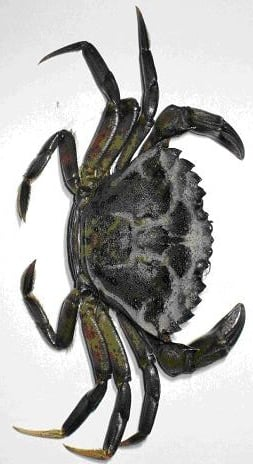
#> input picture vehicle/crabs/european_green_crab.jpg, 253 x 464 px
$ python -i crab_detector.py   (imports and definitions only)
#> lines starting #> are read from the running program, lines starting #| are printed output that depends on the picture
"""
Invasive European Green Crab Detector
======================================
Detects and counts invasive European Green Crabs on the competition board,
distinguishing them from native Rock crabs and Jonah's crabs.

Visual signatures exploited:
  European Green Crab  -- Very dark/black body; subtle olive-green hue; wide
                          thick claws; spiky carapace edge; white patches right
                          at the spike tips (bimodal brightness distribution)
  Rock Crab (native)   -- Uniform warm orange-brown; smooth rounded carapace;
                          no spikes; proportional claws
  Jonah's Crab (native)-- Orange-brown body (lighter); BLACK claw tips on
                          otherwise warm body; long thin legs; smooth carapace

Pipeline:
  1. HSV blob detection  -- dark_not_blue mask finds all crabs regardless of
                            species, angle, or scale; background excluded by
                            blue-hue filter
  2. Feature extraction  -- darkness ratio, warm-hue ratio, bimodal V
                            (dark body + white spike patches), black-on-warm
                            (Jonah tip signature)
  3. Rule-based classify -- dark_pixel_sat is the primary discriminator:
                            achromatic black (green crab) vs coloured brown
                            (native crabs)
  4. ORB confirmation    -- optional keypoint vote on large blobs
  5. IoU deduplication   -- NMS keeps highest-confidence detection per region

Competition robustness:
  - Blue-hue exclusion  removes dark pool background; no board-isolation needed
  - White-pixel masking removes lamination glare from color stats
  - Morphological close bridges leg gaps; open removes corrugation noise
  - Aspect-ratio + fill-ratio filters discard tether shadows and board edges
  - preprocess_underwater() corrects blue/green tint before detect()

Reference images must live in a crabs/ subdirectory relative to this file
(or the directory passed as reference_dir).
"""

import cv2
import numpy as np
import os
from dataclasses import dataclass, field
from typing import List, Tuple, Optional


# ---------------------------------------------------------------------------
# Data types
# ---------------------------------------------------------------------------

@dataclass
class Detection:
    bbox: Tuple[int, int, int, int]    # (x, y, w, h) frame pixels
    species: str
    confidence: float                   # 0.0 - 1.0
    is_invasive: bool
    method: str                         # 'color' | 'hybrid'
    features: dict = field(default_factory=dict)


# ---------------------------------------------------------------------------
# Detector
# ---------------------------------------------------------------------------

class CrabDetector:

    # ---- Blob detection (HSV segmentation) ---------------------------------
    DARK_V_THRESH   = 110   # V < this counts as dark pixel
    VERY_DARK_V     = 75    # V < this: hue unreliable, include unconditionally
    BLUE_H_MIN      = 85    # blue background hue range (OpenCV 0-180)
    BLUE_H_MAX      = 135
    BLUE_S_MIN      = 150   # only exclude genuinely saturated blue
    MORPH_OPEN_K    = 3     # noise removal kernel
    MORPH_CLOSE_K   = 18    # gap-filling kernel (bridges crab leg gaps)
    MIN_BLOB_AREA   = 650   # px² minimum contour area
    MAX_BLOB_AREA   = 95_000
    MIN_BLOB_DIM    = 35    # minimum width AND height in px
    EDGE_MARGIN     = 3     # px from frame edge to trigger edge check
    EDGE_THIN_MAX   = 68    # max thin-dimension for edge blobs to be rejected
    MIN_ASPECT      = 0.22  # w/h
    MAX_ASPECT      = 4.0
    REGION_PAD      = 12    # px of context padding around each blob

    # ---- Classification features -------------------------------------------
    WHITE_V_THRESH  = 215   # V above this = white background / lamination glare
    DARK_V_PIXEL    = 100   # pixel counts as "dark" if V < this
    DARK_S_MAX      = 35    # max mean S of dark pixels for green crab
                            # (achromatic black < 35; coloured dark-brown > 50)
    GREEN_DARK_MIN  = 0.20  # min dark-pixel fraction
    GREEN_MEAN_V    = 150   # max mean-V of non-white pixels
    GREEN_WARM_MAX  = 0.05  # max warm hue fraction

    REFERENCE_FRAME_S = 22.0   # typical mean S of a balanced frame

    BIMODAL_DARK_F  = 0.18
    BIMODAL_LIGHT_F = 0.05

    WARM_H_MIN      = 7
    WARM_H_MAX      = 28
    WARM_S_MIN      = 55
    WARM_V_MIN      = 45
    WARM_V_MAX      = 215

    JONAH_TIP_DARK  = 0.07
    JONAH_WARM_MIN  = 0.20

    MIN_CONFIDENCE  = 0.30

    # ---- ORB confirmation ---------------------------------------------------
    MIN_ORB_AREA    = 45_000
    ORB_MIN_MATCHES = 7
    ORB_RATIO       = 0.75
    ORB_WEIGHT      = 0.28

    # ---- Deduplication ------------------------------------------------------
    IOU_THRESH      = 0.38

    # ---- Display ------------------------------------------------------------
    COLORS_BGR = {
        'european_green_crab': (0,   220,   0),
        'native_rock_crab':    (0,   150, 255),
        'native_jonah_crab':   (255, 110,   0),
        'native_crab':         (0,   150, 255),
    }
    LABELS = {
        'european_green_crab': 'Green Crab (INVASIVE)',
        'native_rock_crab':    'Rock Crab',
        'native_jonah_crab':   "Jonah's Crab",
        'native_crab':         'Native Crab',
    }

    # -------------------------------------------------------------------------

    def __init__(self, reference_dir: Optional[str] = None):
        base = reference_dir or os.path.dirname(os.path.abspath(__file__))

        self.orb   = cv2.ORB_create(nfeatures=1000)
        idx_p      = dict(algorithm=6, table_number=6, key_size=12, multi_probe_level=1)
        self.flann = cv2.FlannBasedMatcher(idx_p, dict(checks=50))
        self.clahe         = cv2.createCLAHE(clipLimit=2.0, tileGridSize=(8, 8))
        self.clahe_enhance = cv2.createCLAHE(clipLimit=3.0, tileGridSize=(4, 4))

        species_paths = {
            'european_green_crab': 'crabs/european_green_crab.jpg',
            'native_rock_crab':    'crabs/native_rock_crab.jpg',
            'native_jonah_crab':   'crabs/native_jonah_crab.jpg',
        }
        self.refs = {}
        for name, rel in species_paths.items():
            path = os.path.join(base, rel)
            img  = cv2.imread(path)
            if img is None:
                raise FileNotFoundError(f"Reference image not found: {path}")
            gray    = self.clahe.apply(cv2.cvtColor(img, cv2.COLOR_BGR2GRAY))
            kp, des = self.orb.detectAndCompute(gray, None)
            self.refs[name] = {
                'img': img, 'kp': kp, 'des': des,
                'invasive': name == 'european_green_crab',
            }

        print(f"[CrabDetector] Ready -- {len(self.refs)} species loaded.")

    # =========================================================================
    # Frame enhancement (optional)
    # =========================================================================

    # [334 lines left out: functions _enhance_frame, _build_primary_mask, _find_blobs, _extract_features, _classify, _orb_vote and 5 more, not called in this run]

>>> import cv2
>>> picture = cv2.imread('crabs/european_green_crab.jpg', cv2.IMREAD_GRAYSCALE)
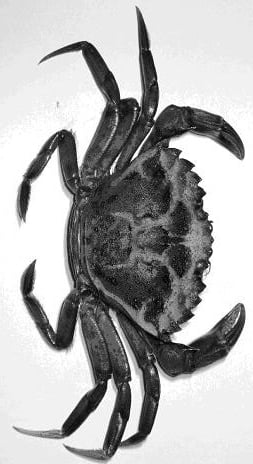
#> picture: shape (464, 253); min 0, max 255, mean 175.5
>>> result = CrabDetector().detect(picture)
#> in __init__, img is the input picture: shape (464, 253, 3); mean B, G, R 173.6, 175.6, 176.1
#> in __init__, `gray    = self.clahe.apply(cv2.cvtColor(img, cv2.COLOR_BGR2GRAY))`:
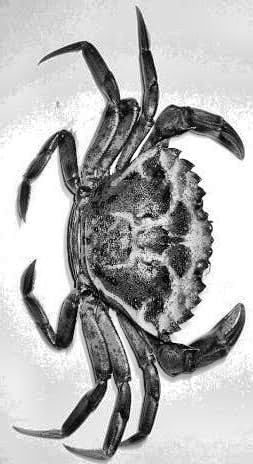
#> gray: shape (464, 253); min 0, max 255, mean 179.8
#> in __init__, `kp, des = self.orb.detectAndCompute(gray, None)`: kp = 969 keypoints; strongest (x, y, size): (199, 185, 31), (169, 145, 31), (192, 315, 31), (209, 219, 31)
#> (the run stopped early here; a loop or call above may not have finished)
